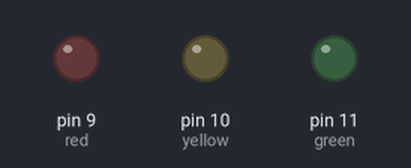
Recording of a sketch running on a simulated Arduino Uno, built with avr-gcc and run on an emulated ATmega328P. Parts: output pins drawn as LEDs (lit = HIGH).

Above: at 0.06 s.
Timing chart, 0 to 3.0 s (numbered marks = the images above):
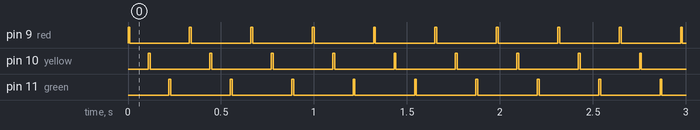

The sketch:

analogWrite.ino
```cpp
void setup() {
  // put your setup code here, to run once:
  pinMode(9, OUTPUT);//red
  pinMode(10, OUTPUT);//yellow
  pinMode(11, OUTPUT);//green
}

void loop() {
  // put your main code here, to run repeatedly:
  analogWrite(9, 255);//turn red on
  delay(10);          //wait 6 seconds
  analogWrite(9, 0);//turn red off
  delay(100);           //wait 50 milliseconds
  analogWrite(10, 255);//turn yellow on
  delay(10);          //wait 2 seconds
  analogWrite(10, 0);//turn yellow off
  delay(100);            //wait 50 milliseconds
  analogWrite(11, 255);//turn green on
  delay(10);          //wait 5 seconds
  analogWrite(11, 0);//turn green off
  delay(100);           //wait 50 milliseconds
}
```

Measured:
- by itself, pin 9 (red), pin 10 (yellow), pin 11 (green): alternates HIGH for 0.01 s and LOW for 0.32 s
- by itself, everything shown: repeats every 1.3 s, in 6 steps
